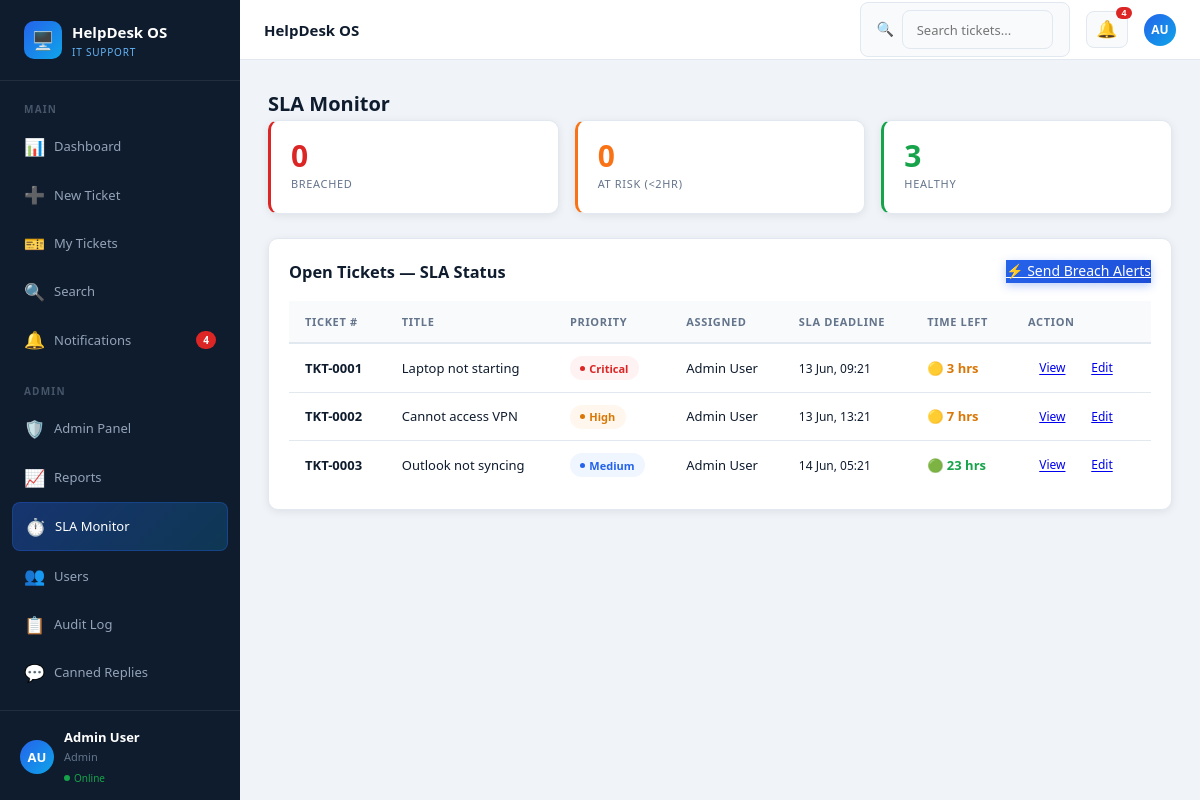
Page /admin/sla_monitor.php (signed in) on the committed database.
### tables this page shows
CREATE TABLE tickets (
    id           INT AUTO_INCREMENT PRIMARY KEY,
    ticket_no    VARCHAR(20) NOT NULL UNIQUE,
    user_id      INT NOT NULL,
    assigned_to  INT DEFAULT NULL,
    title        VARCHAR(255) NOT NULL,
    description  TEXT NOT NULL,
    category     ENUM('Hardware','Software','Network','Access','Email','Security','Other') NOT NULL,
    priority     ENUM('Low','Medium','High','Critical') DEFAULT 'Medium',
    status       ENUM('Open','In Progress','Resolved','Closed') DEFAULT 'Open',
    sla_deadline DATETIME,
    created_at   TIMESTAMP DEFAULT CURRENT_TIMESTAMP,
    updated_at   TIMESTAMP DEFAULT CURRENT_TIMESTAMP ON UPDATE CURRENT_TIMESTAMP,
    FOREIGN KEY (user_id)     REFERENCES users(id) ON DELETE CASCADE,
    FOREIGN KEY (assigned_to) REFERENCES users(id) ON DELETE SET NULL
);

CREATE TABLE users (
    id          INT AUTO_INCREMENT PRIMARY KEY,
    name        VARCHAR(100) NOT NULL,
    email       VARCHAR(150) NOT NULL UNIQUE,
    password    VARCHAR(255) NOT NULL,
    role        ENUM('user','admin') DEFAULT 'user',
    department  VARCHAR(100),
    created_at  TIMESTAMP DEFAULT CURRENT_TIMESTAMP
);

### admin/sla_monitor.php (the view, shortened to what this page needs)
<?php
require_once '../includes/db.php';
require_once '../includes/header.php';
$breached = $conn->query("SELECT COUNT(*) c FROM tickets WHERE sla_deadline < NOW() AND status NOT IN ('Resolved','Closed')")->fetch_assoc()['c'];
$at_risk  = $conn->query("SELECT COUNT(*) c FROM tickets WHERE sla_deadline BETWEEN NOW() AND DATE_ADD(NOW(), INTERVAL 2 HOUR) AND status NOT IN ('Resolved','Closed')")->fetch_assoc()['c'];
$healthy  = $conn->query("SELECT COUNT(*) c FROM tickets WHERE sla_deadline > DATE_ADD(NOW(), INTERVAL 2 HOUR) AND status NOT IN ('Resolved','Closed')")->fetch_assoc()['c'];
$tickets = $conn->query(
    "SELECT t.*, u.name requester, a.name agent,
     TIMESTAMPDIFF(MINUTE, NOW(), t.sla_deadline) mins_left
     FROM tickets t
     JOIN users u ON t.user_id=u.id
     LEFT JOIN users a ON t.assigned_to=a.id
     WHERE t.status NOT IN ('Resolved','Closed')
     ORDER BY t.sla_deadline ASC"
);
?>
<h1 class="page-title">SLA Monitor</h1>
<div class="stats-grid" style="margin-bottom:1.5rem">
    <div class="stat-card breached"><div class="stat-num" style="color:#dc2626"><?= $breached ?></div><div class="stat-label">Breached</div></div>
    <div class="stat-card" style="border-left:3px solid #f97316"><div class="stat-num" style="color:#f97316"><?= $at_risk ?></div><div class="stat-label">At Risk (&lt;2hr)</div></div>
    <div class="stat-card resolved"><div class="stat-num" style="color:#16a34a"><?= $healthy ?></div><div class="stat-label">Healthy</div></div>
</div>
<div class="card">
    <div style="display:flex;justify-content:space-between;align-items:center;margin-bottom:1rem">
        <h3>Open Tickets — SLA Status</h3>
        <a href="?send_alerts=1" class="btn-primary" onclick="return confirm('Send breach alerts to admin?')">⚡ Send Breach Alerts</a>
    </div>
    <table class="table">
        <thead>
            <tr><th>Ticket #</th><th>Title</th><th>Priority</th><th>Assigned</th><th>SLA Deadline</th><th>Time Left</th><th>Action</th></tr>
        </thead>
        <tbody>
        <?php while ($row = $tickets->fetch_assoc()):
            $mins = $row['mins_left'];
            if ($mins < 0)    { $label = '⛔ Breached';    $color = '#dc2626'; }
            elseif ($mins < 60)  { $label = '🔴 < 1 hr';  $color = '#dc2626'; }
            elseif ($mins < 120) { $label = '🟠 < 2 hrs'; $color = '#f97316'; }
            elseif ($mins < 480) { $label = '🟡 '.round($mins/60).' hrs'; $color = '#d97706'; }
            else                 { $label = '🟢 '.round($mins/60).' hrs'; $color = '#16a34a'; }
        ?>
        <tr>
            <td><strong><?= htmlspecialchars($row['ticket_no']) ?></strong></td>
            <td><?= htmlspecialchars($row['title']) ?></td>
            <td><span class="badge badge-<?= strtolower($row['priority']) ?>"><?= $row['priority'] ?></span></td>
            <td><?= htmlspecialchars($row['agent'] ?? 'Unassigned') ?></td>
            <td style="font-size:12px"><?= $row['sla_deadline'] ? date('d M, H:i', strtotime($row['sla_deadline'])) : '—' ?></td>
            <td><strong style="color:<?= $color ?>"><?= $label ?></strong></td>
            <td><a href="../ticket_detail.php?id=<?= $row['id'] ?>" class="btn-sm">View</a>
                <a href="update_ticket.php?id=<?= $row['id'] ?>" class="btn-sm">Edit</a></td>
        </tr>
        <?php endwhile; ?>
        </tbody>
    </table>
</div>
<?php require_once '../includes/footer.php'; ?>

### assets/css/style.css (style rules this page uses)
*, *::before, *::after { box-sizing: border-box; margin: 0; padding: 0; }
:root { --navy: #0f1c2e; --navy2: #1a3a5c; --primary: #2563eb; --primary-h: #1d4ed8; --teal: #0ea5e9; --white: #fff; --bg: #f0f4f8; --card: #fff; --border: #e2e8f0; --text: #0f1c2e; --muted: #64748b; --light: #f8fafc; --success: #16a34a; --warning: #d97706; --danger: #dc2626; --info: #0891b2; --radius: 10px; --shadow: 0 2px 8px rgba(0,0,0,.08); --shadow-lg: 0 8px 24px rgba(0,0,0,.12); --sidebar-w: 240px; }
body { font-family: 'Segoe UI',system-ui,sans-serif; background: var(--bg); color: var(--text); font-size: 14px; line-height: 1.6; }
.page-title { font-size: 20px; font-weight: 700; }
.stats-grid { display: grid; grid-template-columns: repeat(auto-fit,minmax(175px,1fr)); gap: 1rem; margin-bottom: 1.5rem; }
.stat-card { background: var(--card); border: 1px solid var(--border); border-radius: var(--radius); padding: 1.25rem; box-shadow: var(--shadow); position: relative; overflow: hidden; transition: transform .2s; }
.stat-num { font-size: 30px; font-weight: 700; line-height: 1; }
.stat-label { font-size: 11px; color: var(--muted); text-transform: uppercase; letter-spacing: .06em; margin-top: 4px; }
.stat-card.resolved { border-left: 3px solid var(--success); }
.stat-card.breached { border-left: 3px solid var(--danger); }
.card { background: var(--card); border: 1px solid var(--border); border-radius: var(--radius); padding: 1.25rem; margin-bottom: 1.25rem; box-shadow: var(--shadow); }
.table { width: 100%; border-collapse: collapse; font-size: 13px; min-width: 600px; }
.table thead tr { background: var(--light); }
.table th { text-align: left; padding: .75rem 1rem; border-bottom: 2px solid var(--border); font-weight: 600; color: var(--muted); font-size: 11px; text-transform: uppercase; letter-spacing: .06em; white-space: nowrap; }
.table td { padding: .72rem 1rem; border-bottom: 1px solid var(--border); vertical-align: middle; }
.table tbody tr:last-child td { border-bottom: none; }
.badge { display: inline-flex; align-items: center; gap: 4px; padding: .2rem .65rem; border-radius: 99px; font-size: 11px; font-weight: 600; white-space: nowrap; }
.badge::before { content: ''; width: 5px; height: 5px; border-radius: 50%; display: inline-block; }
.badge-critical { background: #fef2f2; color: var(--danger); }
.badge-critical::before { background: var(--danger); }
.badge-high { background: #fff7ed; color: var(--warning); }
.badge-high::before { background: var(--warning); }
.badge-medium { background: #eff6ff; color: var(--primary); }
.badge-medium::before { background: var(--primary); }
.btn-primary { background: linear-gradient(135deg,var(--primary),var(--primary-h)); color: #fff; box-shadow: 0 3px 10px rgba(37,99,235,.3); }
.btn-sm { padding: .28rem .7rem; font-size: 12px; border-radius: 6px; }

### rows in the picture
tickets: ticket_no "TKT-0001", title "Laptop not starting", priority "Critical", assigned_to.name "Admin User", sla_deadline "13 Jun, 09:21", label "🟡 3 hrs"
tickets: ticket_no "TKT-0002", title "Cannot access VPN", priority "High", assigned_to.name "Admin User", sla_deadline "13 Jun, 13:21", label "🟡 7 hrs"
tickets: ticket_no "TKT-0003", title "Outlook not syncing", priority "Medium", assigned_to.name "Admin User", sla_deadline "14 Jun, 05:21", label "🟢 23 hrs"

### other values in the picture
$notif_count "4"
getInitials(current_user_name()) "AU"
current_user_name() "Admin User"
current_role() "Admin"
$breached "0"
$at_risk "0"
$healthy "3"
